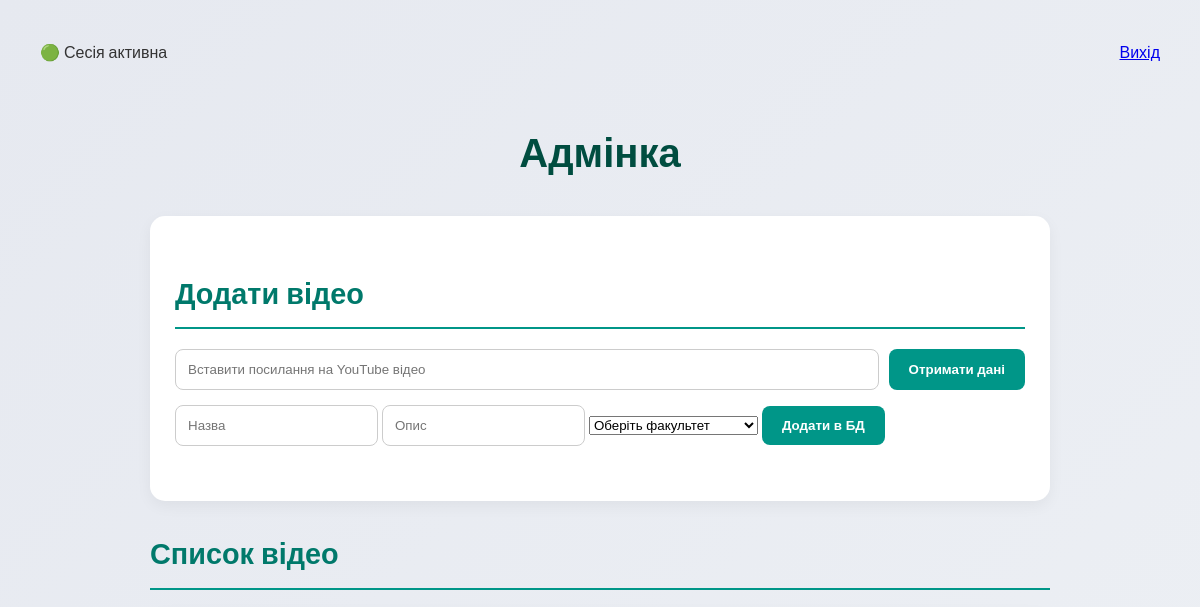
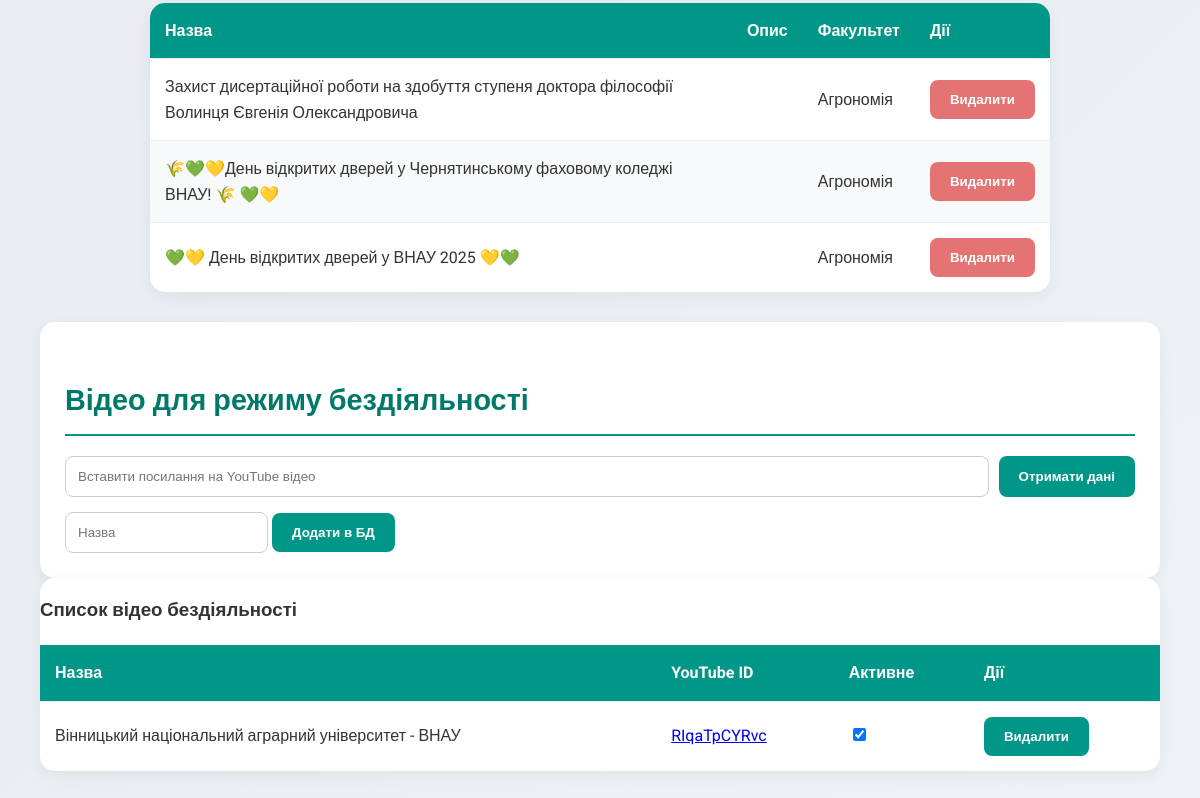
Before: /admin (signed in) with the older database file (2 pictures, top to bottom).
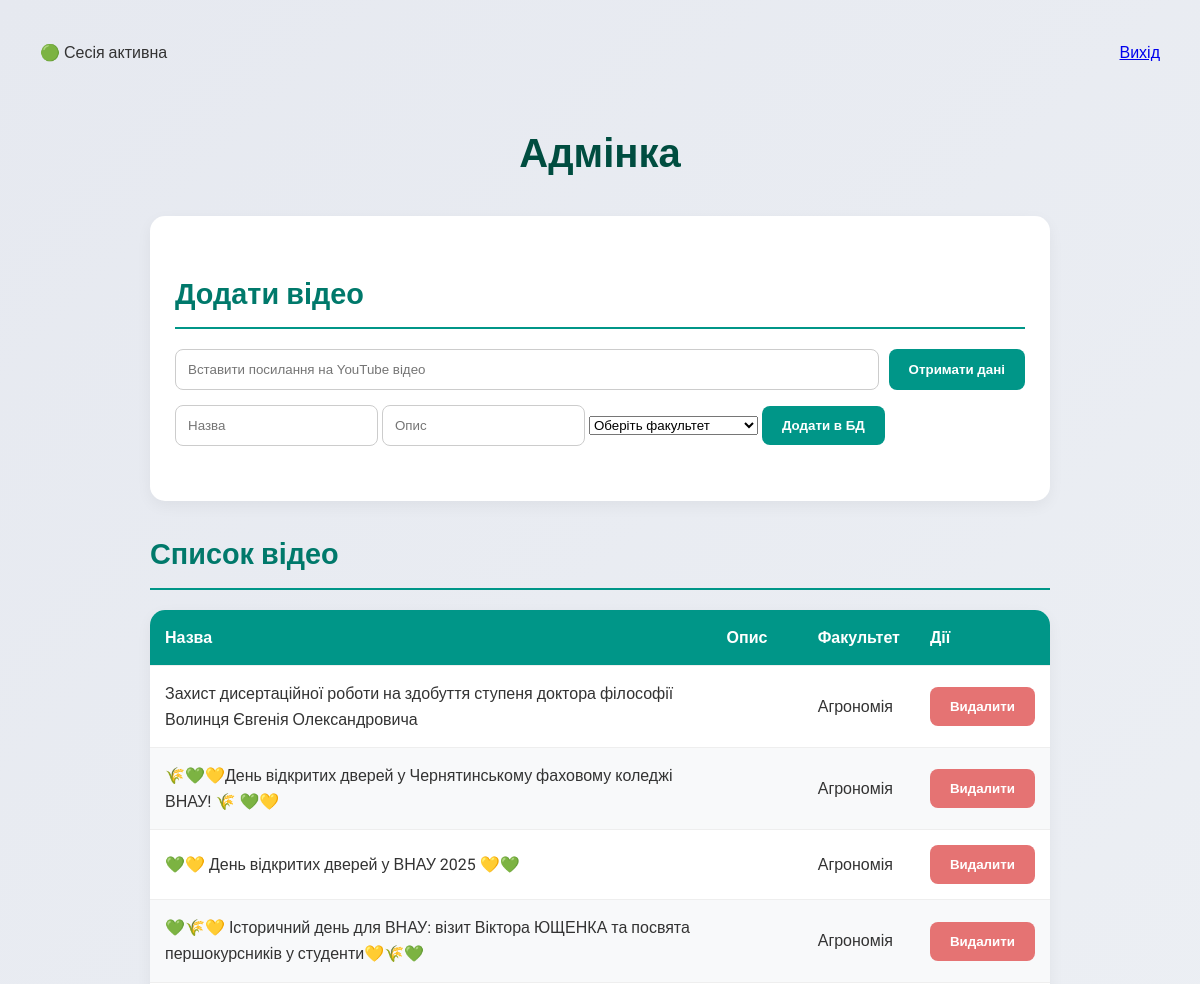
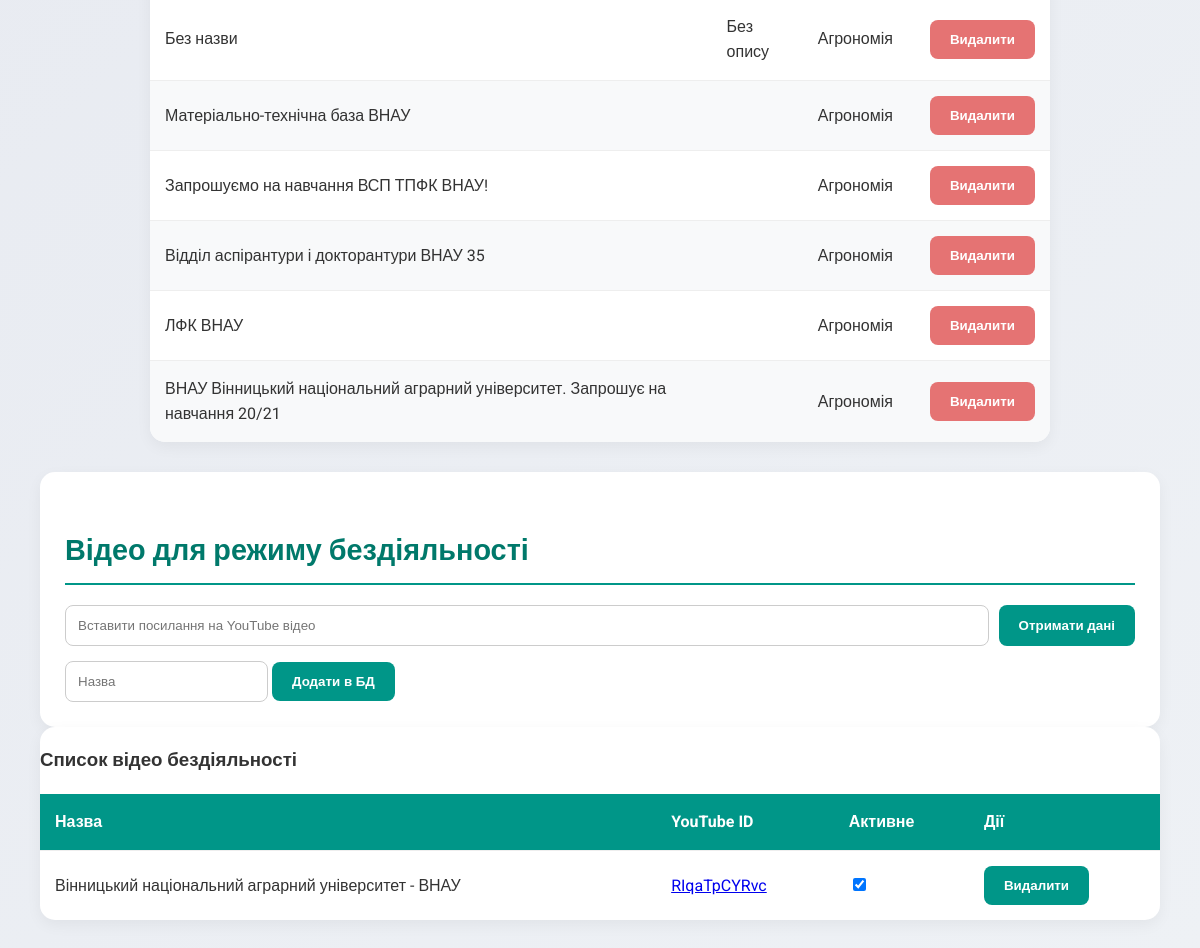
After: the same page with the newer database file (2 pictures, top to bottom).
### tables this page shows
CREATE TABLE videos (
        id INTEGER PRIMARY KEY AUTOINCREMENT,
        yt_id TEXT NOT NULL,
        title TEXT NOT NULL,
        description TEXT,
        faculty TEXT NOT NULL
    );

CREATE TABLE idle_videos (
        id INTEGER PRIMARY KEY AUTOINCREMENT,
        yt_id TEXT NOT NULL,
        title TEXT,
        is_active BOOLEAN NOT NULL CHECK (is_active IN (0, 1)) DEFAULT 0
    );

### app.py (the view)
@app.route("/admin")
def admin_page():
    if 'user' not in session:
        return redirect(url_for('login'))
    videos = database.get_videos(limit=1000, offset=0)
    idle_videos = database.get_idle_videos()
    faculties = [
        "Агрономія", "Екологія", "Інженерія", "Економіка",
        "Облік і фінанси", "Менеджмент", "Технології виробництва", "Ветеринарна медицина"
    ]
    return render_template("admin.html", user=session.get("user"), videos=videos, faculties=faculties, idle_videos=idle_videos)

### database.py (called while the page is built)
def get_videos(faculty=None, limit=5, offset=0):
    conn = sqlite3.connect(DB_NAME)
    c = conn.cursor()
    if faculty:
        c.execute("SELECT id, yt_id, title, description, faculty FROM videos WHERE faculty=? LIMIT ? OFFSET ?",
                  (faculty, limit, offset))
    else:
        c.execute("SELECT id, yt_id, title, description, faculty FROM videos LIMIT ? OFFSET ?",
                  (limit, offset))
    rows = c.fetchall()
    conn.close()
    return [{"id": r[0], "yt_id": r[1], "title": r[2], "description": r[3], "faculty": r[4]} for r in rows]

def get_idle_videos():
    conn = sqlite3.connect(DB_NAME)
    c = conn.cursor()
    c.execute("SELECT * FROM idle_videos ORDER BY id DESC")
    rows = c.fetchall()
    conn.close()
    return [{"id": r[0], "yt_id": r[1], "title": r[2], "is_active": r[3]} for r in rows]

### templates/admin.html (shortened to what this page needs)
<!DOCTYPE html>
<html lang="uk">
<head>
    <link rel="stylesheet" href="/static/css/admin.css">
</head>
<body>
    <div class="auth-info">
        <div class="session-status" id="sessionStatus">
            🟢 Сесія активна
        </div>
        <div class="logout">
            <a href="/logout" class="logout-btn">
                Вихід
            </a>
        </div>
    </div>
    <div id="admin-content" class="admin-container">
        <h1>Адмінка</h1>
        <div class="add-video-section card">
            <h2>Додати відео</h2>
            <div class="fetch-input-group">
                <input type="text" id="youtube-url" placeholder="Вставити посилання на YouTube відео">
                <button id="fetch-btn" type="button" class="btn">Отримати дані</button>
            </div>
            <form id="add-video-form" method="POST" action="{{ url_for('admin_add') }}">
                <input type="text" name="title" id="title" placeholder="Назва" required>
                <input type="text" name="description" id="description" placeholder="Опис">
                <select name="faculty" id="faculty-select" required>
                    <option value="" disabled selected>Оберіть факультет</option>
                </select>
                <button type="submit" class="btn">Додати в БД</button>
            </form>
            <span id="status-message"></span>
        </div>
        <h2>Список відео</h2>
        <div class="table-container card">
            <table>
                <thead>
                    <tr>
                        <th>Назва</th>
                        <th>Опис</th>
                        <th>Факультет</th>
                        <th>Дії</th>
                    </tr>
                </thead>
                <tbody>
                    {% for v in videos %}
                    <tr>
                        <td>{{ v.title }}</td>
                        <td>{{ v.description }}</td>
                        <td>{{ v.faculty }}</td>
                        <td>
                            <form method="POST" action="{{ url_for('admin_delete', video_id=v.id) }}">
                                <button type="submit" class="btn delete-btn">Видалити</button>
                            </form>
                        </td>
                    </tr>
                    {% endfor %}
                </tbody>
            </table>
        </div>
    </div>
    <div class="add-idle-video-section card">
    <h2>Відео для режиму бездіяльності</h2>
    <div class="fetch-input-group">
        <input type="text" id="idle-youtube-url" placeholder="Вставити посилання на YouTube відео">
        <button id="idle-fetch-btn" type="button" class="btn">Отримати дані</button>
    </div>
    <form id="add-idle-video-form">
        <input type="text" name="title" id="idle-title" placeholder="Назва" required>
        <button type="submit" class="btn">Додати в БД</button>
    </form>
</div>
<div class="table-container card">
    <h3>Список відео бездіяльності</h3>
    <table>
        <thead>
            <tr>
                <th>Назва</th>
                <th>YouTube ID</th>
                <th>Активне</th>
                <th>Дії</th>
            </tr>
        </thead>
        <tbody>
            {% for v in idle_videos %}
            <tr>
                <td>{{ v.title }}</td>
                <td><a href="https://www.youtube.com/watch?v={{ v.yt_id }}" target="_blank">{{ v.yt_id }}</a></td>
                <td><input type="checkbox" class="idle-toggle" data-id="{{ v.id }}" {{ 'checked' if v.is_active else '' }}></td>
                <td>
                    <button type="button" class="btn delete-idle-btn" data-id="{{ v.id }}">Видалити</button>
                </td>
            </tr>
            {% endfor %}
        </tbody>
    </table>
</div>
</body>
</html>

### static/css/admin.css (style rules this page uses)
body { font-family: 'Roboto', sans-serif; background: linear-gradient(135deg, #e6e9f0, #eef1f5); padding: 40px; margin: 0; color: #333333; line-height: 1.6; }
.auth-info { display: flex; flex-direction: row; justify-content: space-between; }
.logout { list-style: none; }
.admin-container { max-width: 900px; margin: 0 auto; padding: 30px; }
h1 { text-align: center; color: #004d40; font-size: 2.5em; font-weight: 700; margin-bottom: 30px; }
h2 { color: #00796b; font-size: 1.8em; border-bottom: 2px solid #009688; padding-bottom: 10px; margin-top: 30px; margin-bottom: 20px; }
.card { background-color: #fff; border-radius: 15px; padding: 25px; box-shadow: 0 5px 15px rgba(0, 0, 0, 0.05); }
.add-video-section { margin-bottom: 30px; }
.fetch-input-group { display: flex; gap: 10px; margin-bottom: 15px; }
input[type="text"] { flex-grow: 1; padding: 12px; border: 1px solid #ccc; border-radius: 8px; transition: border-color 0.3s; }
.btn { padding: 12px 20px; border: none; background-color: #009688; color: white; font-weight: 700; cursor: pointer; border-radius: 8px; transition: background-color 0.3s ease, transform 0.2s; }
.delete-btn { background-color: #e57373; }
#status-message { display: block; margin-top: 10px; font-style: italic; color: #555; min-height: 20px; }
.table-container { background-color: #fff; border-radius: 15px; overflow: hidden; box-shadow: 0 5px 15px rgba(0, 0, 0, 0.05); padding: 0; }
table { width: 100%; border-collapse: collapse; }
th, td { padding: 15px; text-align: left; border-bottom: 1px solid #eee; }
thead th { background-color: #009688; color: white; font-weight: 700; }
tbody tr:last-child td { border-bottom: none; }
tbody tr:nth-child(even) { background-color: #f8f9fa; }
td form { margin: 0; }

Changed rows visible on the page:
added videos: title "💚🌾💛 Історичний день для ВНАУ: візит Віктора ЮЩЕНКА та посвята першокурсників у студенти💛🌾💚", faculty "Агрономія"
added videos: title "Без назви", description "Без опису", faculty "Агрономія"
added videos: title "Матеріально-технічна база ВНАУ", faculty "Агрономія"
added videos: title "Запрошуємо на навчання ВСП ТПФК ВНАУ!", faculty "Агрономія"
added videos: title "Відділ аспірантури і докторантури ВНАУ 35", faculty "Агрономія"
added videos: title "ЛФК ВНАУ", faculty "Агрономія"
added videos: title "ВНАУ Вінницький національний аграрний університет. Запрошує на навчання 20/21", faculty "Агрономія"
